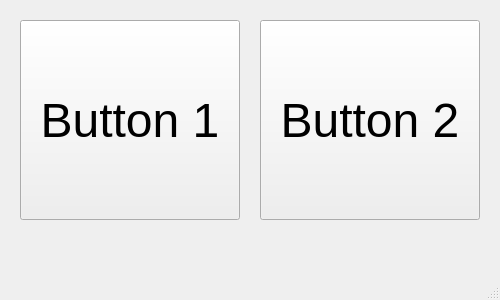
<?xml version="1.0" encoding="UTF-8"?>
<ui version="4.0">
 <class>MainWindow</class>
 <widget class="QMainWindow" name="MainWindow">
  <property name="geometry">
   <rect>
    <x>0</x>
    <y>0</y>
    <width>500</width>
    <height>300</height>
   </rect>
  </property>
  <property name="windowTitle">
   <string>Status Bar Stuff</string>
  </property>
  <widget class="QWidget" name="centralwidget">
   <widget class="QPushButton" name="button1_pushButton">
    <property name="geometry">
     <rect>
      <x>20</x>
      <y>20</y>
      <width>220</width>
      <height>200</height>
     </rect>
    </property>
    <property name="font">
     <font>
      <pointsize>36</pointsize>
     </font>
    </property>
    <property name="text">
     <string>Button 1</string>
    </property>
   </widget>
   <widget class="QPushButton" name="button2_pushButton">
    <property name="geometry">
     <rect>
      <x>260</x>
      <y>20</y>
      <width>220</width>
      <height>200</height>
     </rect>
    </property>
    <property name="font">
     <font>
      <pointsize>36</pointsize>
     </font>
    </property>
    <property name="text">
     <string>Button 2</string>
    </property>
   </widget>
  </widget>
  <widget class="QMenuBar" name="menubar">
   <property name="geometry">
    <rect>
     <x>0</x>
     <y>0</y>
     <width>500</width>
     <height>23</height>
    </rect>
   </property>
  </widget>
  <widget class="QStatusBar" name="statusbar"/>
 </widget>
 <resources/>
 <connections/>
</ui>
